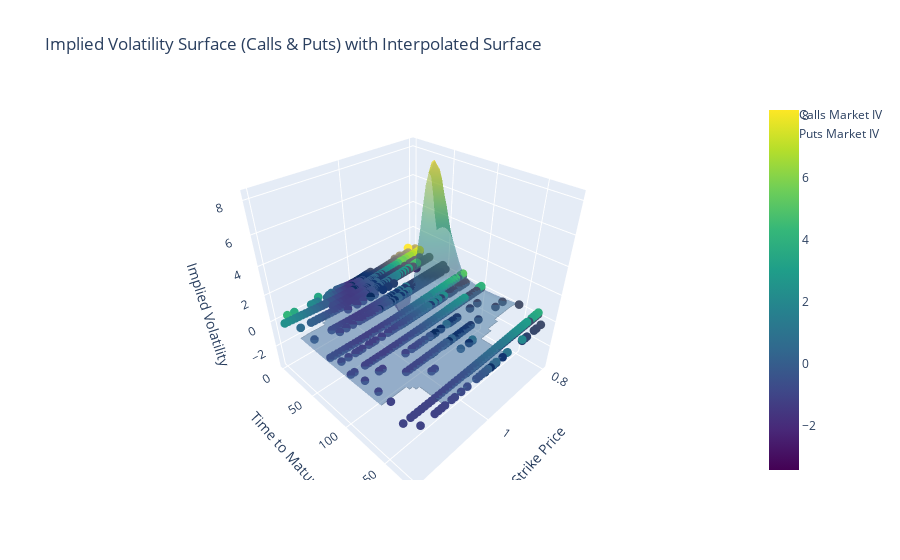

Notebook source saved alongside this figure:
### Code cell
import plotly.graph_objects as go
import numpy as np
from scipy.interpolate import griddata
from scipy.ndimage import gaussian_filter

# Scatter Plot for Calls (market data)
fig = go.Figure()

# Plot calls market data
fig.add_trace(go.Scatter3d(
    x=calls_df['moneyness'],
    y=calls_df['time_to_maturity'],
    z=calls_df['impliedVolatility'],
    mode='markers',
    marker=dict(size=3, color=calls_df['impliedVolatility'], colorscale='Viridis'),
    name="Calls Market IV"
))

# Plot puts market data
fig.add_trace(go.Scatter3d(
    x=puts_df['moneyness'],
    y=puts_df['time_to_maturity'],
    z=puts_df['impliedVolatility'],
    mode='markers',
    marker=dict(size=3, color=puts_df['impliedVolatility'], colorscale='Cividis'),
    name="Puts Market IV"
))

# Create a grid for interpolation (for the surface plot)
strike_grid = np.linspace(calls_df['moneyness'].min(), calls_df['moneyness'].max(), 50)
maturity_grid = np.linspace(calls_df['time_to_maturity'].min(), calls_df['time_to_maturity'].max(), 50)

# Create a meshgrid of strike price and time to maturity
X, Y = np.meshgrid(strike_grid, maturity_grid)

# Perform cubic spline interpolation to get implied volatilities for the grid points
Z = griddata(
    (calls_df['moneyness'], calls_df['time_to_maturity']),
    calls_df['impliedVolatility'],
    (X, Y),
    method='cubic'
)

# Optionally smooth the Z values with a Gaussian filter
Z_smoothed = gaussian_filter(Z, sigma=1.5)

# Add the smoothed implied volatility surface
fig.add_trace(go.Surface(
    z=Z_smoothed,
    x=X,
    y=Y,
    colorscale='Viridis',
    opacity=0.5,
    name="Smoothed IV Surface"
))

# Add title and labels
fig.update_layout(
    title="Implied Volatility Surface (Calls & Puts) with Interpolated Surface",
    scene=dict(
        xaxis_title='Strike Price',
        yaxis_title='Time to Maturity',
        zaxis_title='Implied Volatility'
    )
)

# Show the combined plot
fig.show()

### Figure 1 — Plotly figure (JSON) as saved in the notebook; plotly's stock layout.template omitted (floating-point values rounded to 4 significant figures; data arrays with more than 128 entries replaced by an {"elided": "..."} marker saying what was removed)
{"data": [{"marker": {"color": {"elided": "617 float values"}, "colorscale": [[0, "#440154"], [0.1111, "#482878"], [0.2222, "#3e4989"], [0.3333, "#31688e"], [0.4444, "#26828e"], [0.5556, "#1f9e89"], [0.6667, "#35b779"], [0.7778, "#6ece58"], [0.8889, "#b5de2b"], [1, "#fde725"]], "size": 3}, "mode": "markers", "name": "Calls Market IV", "type": "scatter3d", "x": {"elided": "617 float values"}, "y": {"elided": "617 int values"}, "z": {"elided": "617 float values"}}, {"marker": {"color": {"elided": "558 float values"}, "colorscale": [[0, "#00224e"], [0.1111, "#123570"], [0.2222, "#3b496c"], [0.3333, "#575d6d"], [0.4444, "#707173"], [0.5556, "#8a8678"], [0.6667, "#a59c74"], [0.7778, "#c3b369"], [0.8889, "#e1cc55"], [1, "#fee838"]], "size": 3}, "mode": "markers", "name": "Puts Market IV", "type": "scatter3d", "x": {"elided": "558 float values"}, "y": {"elided": "558 int values"}, "z": {"elided": "558 float values"}}, {"colorscale": [[0, "#440154"], [0.1111, "#482878"], [0.2222, "#3e4989"], [0.3333, "#31688e"], [0.4444, "#26828e"], [0.5556, "#1f9e89"], [0.6667, "#35b779"], [0.7778, "#6ece58"], [0.8889, "#b5de2b"], [1, "#fde725"]], "name": "Smoothed IV Surface", "opacity": 0.5, "type": "surface", "x": {"elided": "50x50 float values"}, "y": {"elided": "50x50 float values"}, "z": {"elided": "50x50 float values"}}], "layout": {"scene": {"xaxis": {"title": {"text": "Strike Price"}}, "yaxis": {"title": {"text": "Time to Maturity"}}, "zaxis": {"title": {"text": "Implied Volatility"}}}, "title": {"text": "Implied Volatility Surface (Calls & Puts) with Interpolated Surface"}}}
